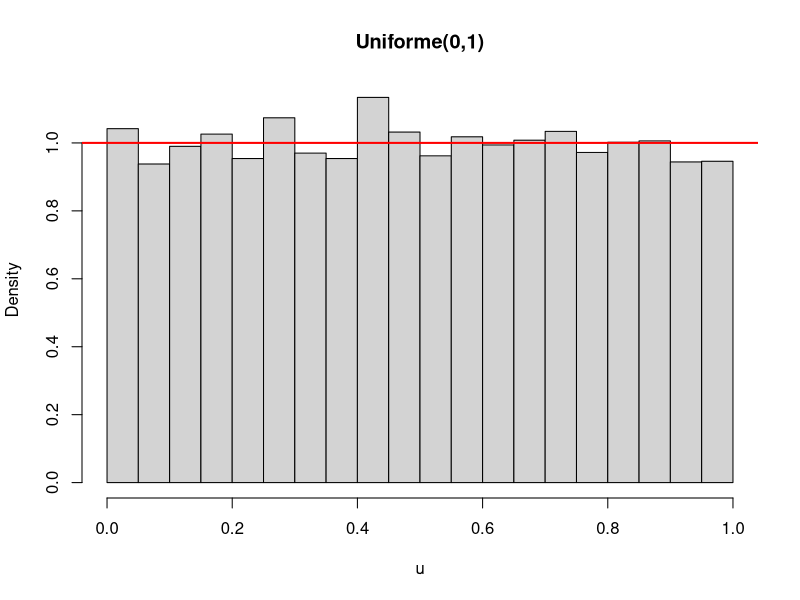
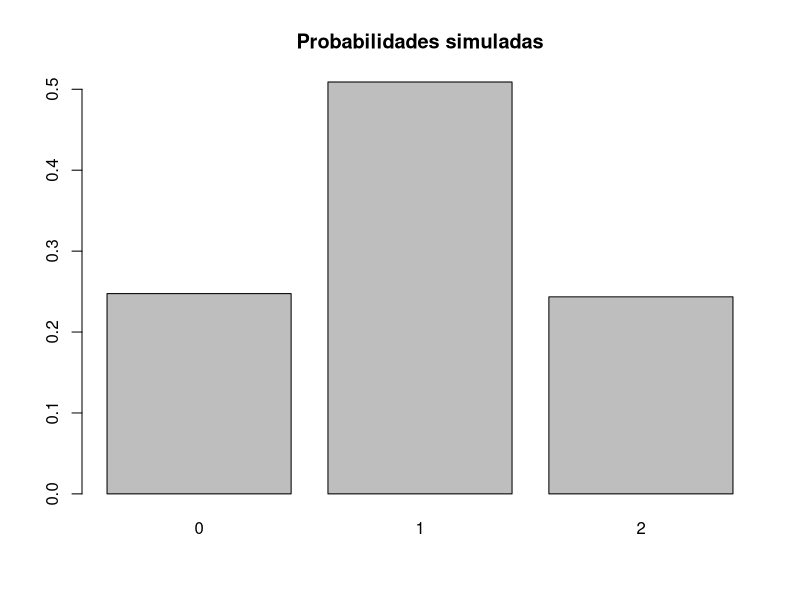
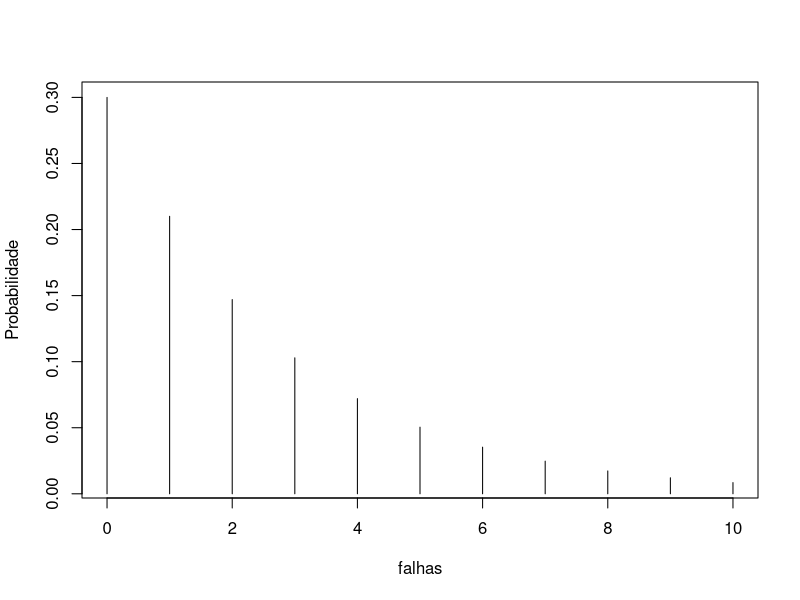
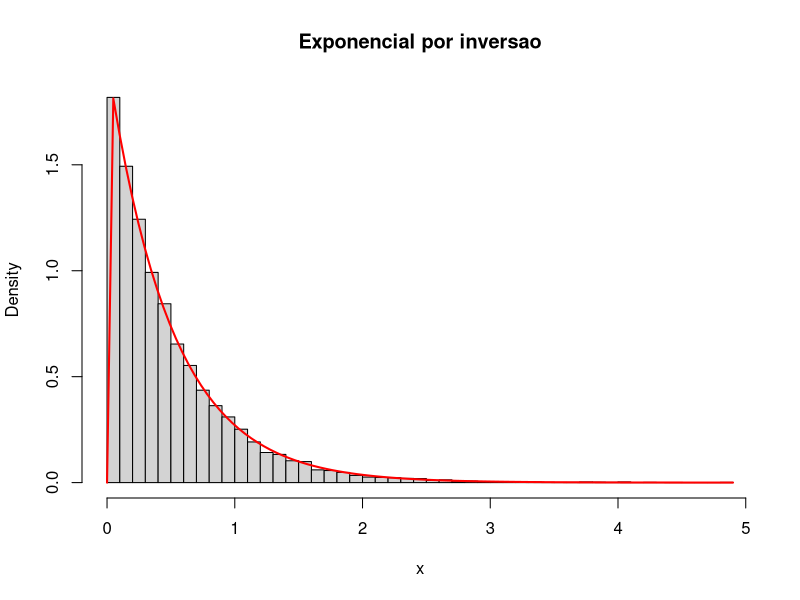
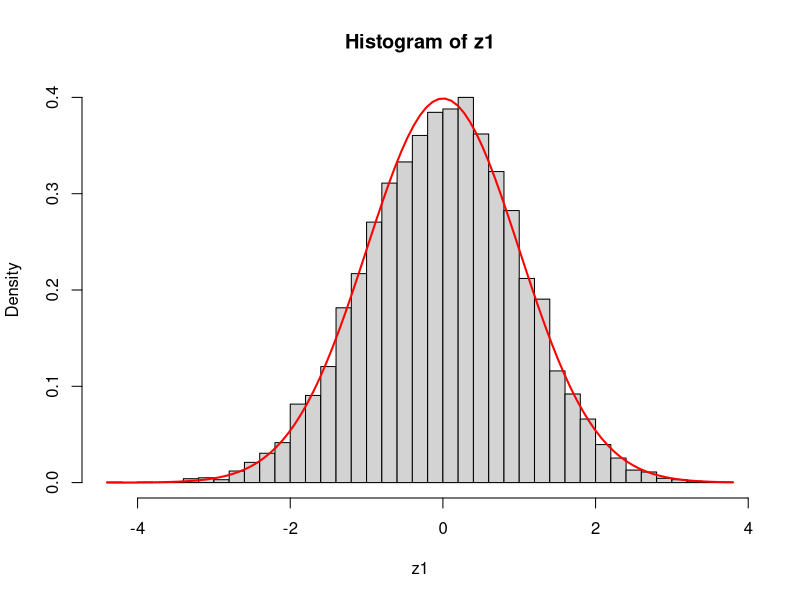
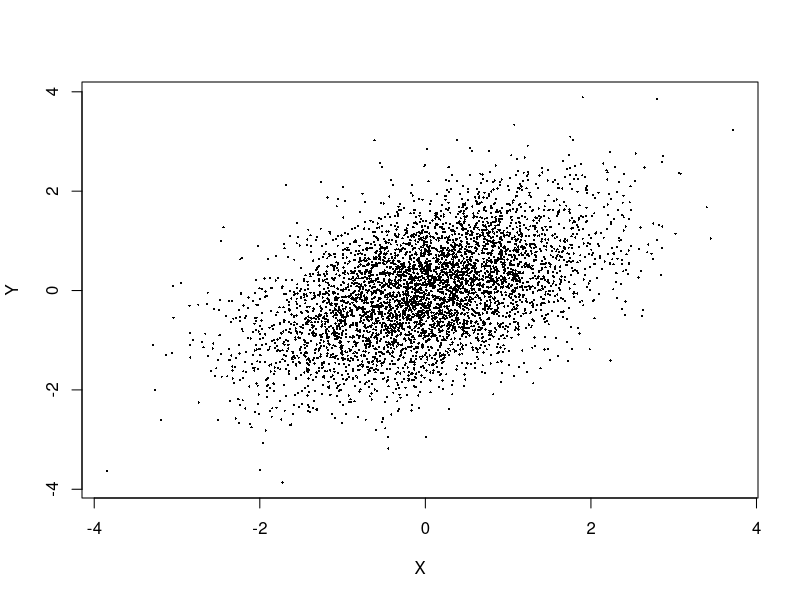
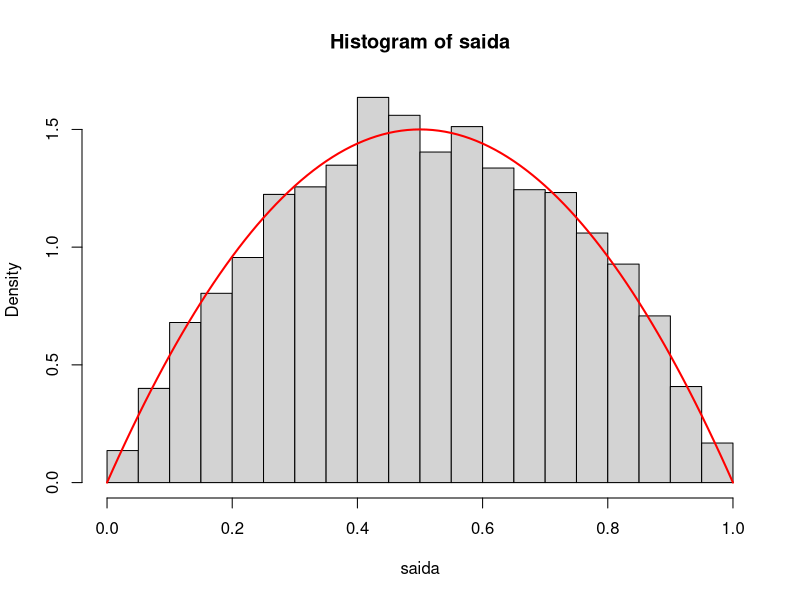
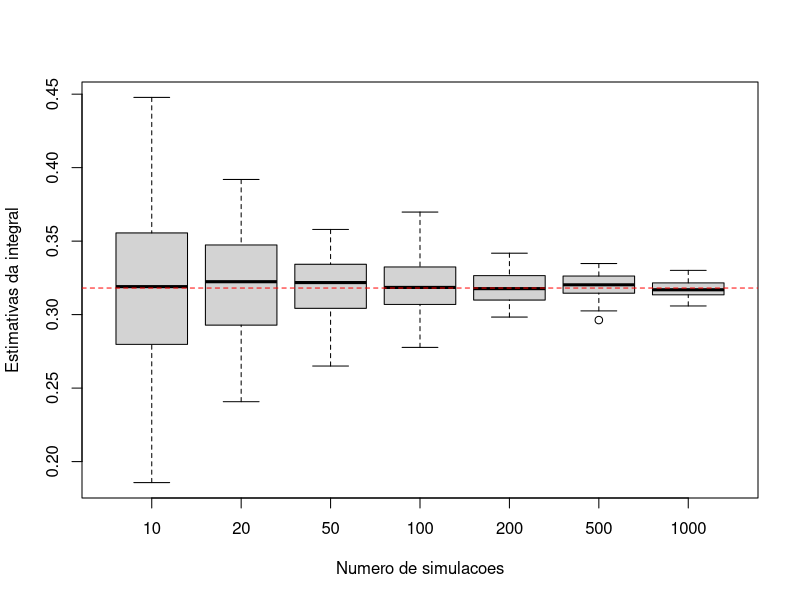

Reproduce these figures in R, in order.

#
set.seed(123)
u <- runif(10000)
head(u)
hist(u, breaks = 30, probability = TRUE,
     main = "Uniforme(0,1)", xlab = "u")
abline(h = 1, col = "red", lwd = 2)
mean(u); var(u)

# 
set.seed(123)
u <- runif(10000)
x <- ifelse(u <= 0.25, 0,
            ifelse(u <= 0.75, 1, 2))
prop.table(table(x))
barplot(prop.table(table(x)),
        main = "Probabilidades simuladas")

# 
set.seed(123)
n <- 10000; p <- 0.6
u <- runif(n)
x <- as.integer(u > 1 - p)
mean(x)                  # deve se aproximar de p
mean(rbinom(n, 1, p))    # funcao pronta do R

# 
set.seed(123)
N <- 1000; m <- 10; p <- 0.4
b <- matrix(rbinom(N*m, 1, p), nrow = N)
x <- rowSums(b)
mean(x); var(x)
cbind(k = 0:m,
  sim = tabulate(x + 1, nbins = m+1)/N,
  teor = dbinom(0:m, m, p))

# 
set.seed(123)
p <- 0.3; u <- runif(10000)
x <- floor(log1p(-u)/log1p(-p))
mean(x)                    # (1-p)/p
table(x)[1:8] / length(x)
plot(0:10, dgeom(0:10, p), type = "h",
     xlab = "falhas", ylab = "Probabilidade")

# 
rpois_inv <- function(n, lambda) {
  u <- runif(n)
  vapply(u, function(t) {
    k <- 0; pr <- exp(-lambda); acum <- pr
    while (t > acum) {
      k <- k + 1
      pr <- pr * lambda / k
      acum <- acum + pr
    }
    k
  }, numeric(1))
}
set.seed(123)
x <- rpois_inv(2000, 3)
mean(x); mean(rpois(2000, 3))

# 
set.seed(123)
lambda <- 2; n <- 10000
u <- runif(n)
x <- -log1p(-u)/lambda
mean(x)                   # 1/lambda = 0.5
hist(x, breaks = 40, probability = TRUE,
     main = "Exponencial por inversao")
curve(dexp(x, rate = lambda), add = TRUE,
      col = "red", lwd = 2)

#
set.seed(123)
n <- 10000
u1 <- runif(n); u2 <- runif(n)
z1 <- sqrt(-2*log(u1))*cos(2*pi*u2)
z2 <- sqrt(-2*log(u1))*sin(2*pi*u2)
c(mean(z1), sd(z1), cor(z1,z2))
hist(z1, breaks = 40, probability = TRUE)
curve(dnorm(x), add = TRUE, col = "red", lwd=2)

#
set.seed(123)
Sigma <- matrix(c(1, .5, .5, 1), 2, 2)
L <- t(chol(Sigma))
z <- matrix(rnorm(2*5000), nrow=2)
y <- t(L %*% z)
cor(y[,1], y[,2])
plot(y, pch=16, cex=.3, xlab="X", ylab="Y")
# Alternativa: MASS::mvrnorm(5000,c(0,0),Sigma)

# 
set.seed(123)
n <- 5000; saida <- numeric(0); tent <- 0
while (length(saida) < n) {
  y <- runif(1); u <- runif(1); tent <- tent+1
  if (u < 4*y*(1-y)) saida <- c(saida,y)
}
length(saida)/tent
hist(saida, probability=TRUE, breaks=30)
curve(dbeta(x,2,2),add=TRUE,col="red",lwd=2)

#
set.seed(123)
int_exp <- function(N, a=1, b=3) {
  u <- runif(N, a, b)
  (b-a)*mean(exp(-u))
}
exato <- exp(-1)-exp(-3)
c(exato=exato, MC100=int_exp(100),
  MC10000=int_exp(10000), MC1e5=int_exp(1e5))
integrate(function(x) exp(-x),1,3)

#
set.seed(123)
N <- 10000
u <- runif(N, 1, 3)
y <- 2*exp(-u)
est <- mean(y)
ep <- sd(y)/sqrt(N)
c(estimativa=est, EP=ep,
  LI=est-1.96*ep, LS=est+1.96*ep,
  valor_exato=exp(-1)-exp(-3))

# 
set.seed(123)
N <- c(10, 20, 50, 100, 200, 500, 1000)
reps <- 50
res <- sapply(N, function(nn) {
  replicate(reps, int_exp(nn))
})
boxplot(as.data.frame(res), names=N,
        xlab="Numero de simulacoes",
        ylab="Estimativas da integral")
abline(h=exp(-1)-exp(-3), col="red",lty=2)

# 
set.seed(123)
Sigma <- matrix(c(1,.5,.5,1),2,2)
y <- MASS::mvrnorm(100000,mu=c(0,0),Sigma)
p_hat <- mean(y[,1] < 1 & y[,2] < 1)
ep <- sqrt(p_hat*(1-p_hat)/nrow(y))
c(probabilidade=p_hat, EP=ep)
# Com o pacote pbivnorm instalado:
# pbivnorm::pbivnorm(1, 1, rho=0.5)

# 
set.seed(123)
theta <- rbeta(100000, shape1=14, shape2=4)
c(media_MC=mean(theta),
  media_exata=14/18,
  prob_MC=mean(theta>0.6),
  prob_exata=1-pbeta(0.6,14,4))
quantile(theta,c(.025,.5,.975))
qbeta(c(.025,.5,.975),14,4)

# 
set.seed(123)
x <- rnorm(50, mean=2, sd=1)
n <- length(x); xb <- mean(x)
amostras <- numeric(1000); total <- 0
for (i in seq_along(amostras)) {
  repeat {
    total <- total+1
    y <- rcauchy(1)
    if (runif(1) < exp(-n*(y-xb)^2/2)) {
      amostras[i] <- y
      break
    }
  }
}
mean(amostras); length(amostras)/total
